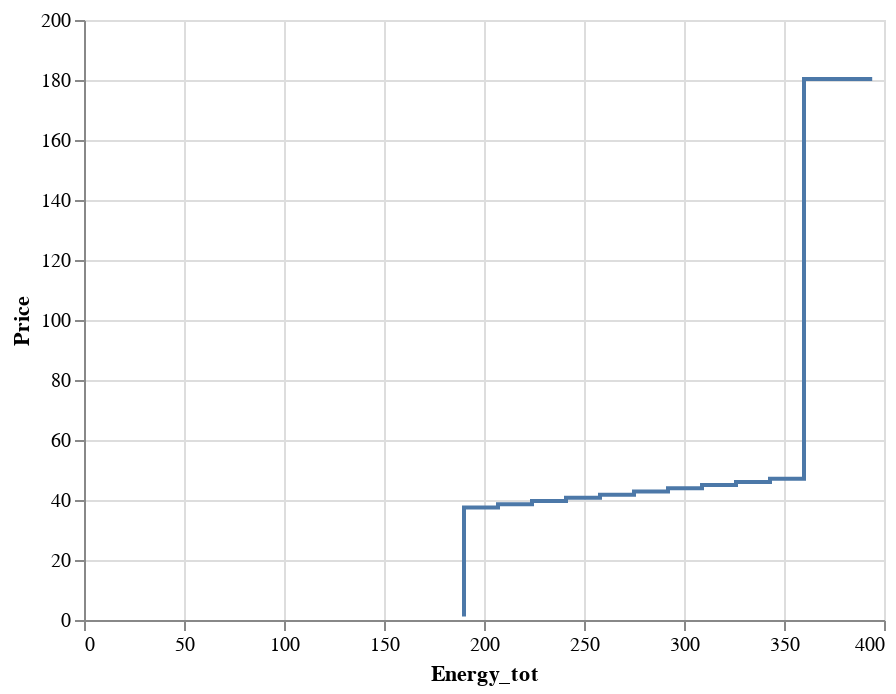

The notebook cell saved with this chart:
### Code cell
alt.Chart(df_plot).mark_line(interpolate='step-before').encode(
    x=alt.X('Energy_tot:Q', scale=alt.Scale(domain=[0, 400])),
    y=alt.Y('Price:Q', scale=alt.Scale(domain=[0, 200]))
)

### Figure 1 — Vega-Lite specification as saved in the notebook (floating-point values rounded to 4 significant figures)
{"config": {"view": {"continuousWidth": 400, "continuousHeight": 300}}, "data": {"name": "data-6d8c122bb29ed6a783c197c299c8e187"}, "mark": {"type": "line", "interpolate": "step-before"}, "encoding": {"x": {"type": "quantitative", "field": "Energy_tot", "scale": {"domain": [0, 400]}}, "y": {"type": "quantitative", "field": "Price", "scale": {"domain": [0, 200]}}}, "$schema": "https://vega.github.io/schema/vega-lite/v4.8.1.json", "datasets": {"data-6d8c122bb29ed6a783c197c299c8e187": [{"Pot_max": 394.1, "Year": 2020, "Month": 2, "Day": 1, "Period": 20, "Block": 1, "Price": 1.13, "Energy": 190.0, "Date": "2020-02-01T00:00:00", "Weekday": "Saturday", "Energy_tot": 190.0, "Marg_Price": 39.63, "NG_Price": 1.91}, {"Pot_max": 394.1, "Year": 2020, "Month": 2, "Day": 1, "Period": 20, "Block": 2, "Price": 37.53, "Energy": 17.0, "Date": "2020-02-01T00:00:00", "Weekday": "Saturday", "Energy_tot": 207.0, "Marg_Price": 39.63, "NG_Price": 1.91}, {"Pot_max": 394.1, "Year": 2020, "Month": 2, "Day": 1, "Period": 20, "Block": 3, "Price": 38.59, "Energy": 17.0, "Date": "2020-02-01T00:00:00", "Weekday": "Saturday", "Energy_tot": 224.0, "Marg_Price": 39.63, "NG_Price": 1.91}, {"Pot_max": 394.1, "Year": 2020, "Month": 2, "Day": 1, "Period": 20, "Block": 4, "Price": 39.66, "Energy": 17.0, "Date": "2020-02-01T00:00:00", "Weekday": "Saturday", "Energy_tot": 241.0, "Marg_Price": 39.63, "NG_Price": 1.91}, {"Pot_max": 394.1, "Year": 2020, "Month": 2, "Day": 1, "Period": 20, "Block": 5, "Price": 40.72, "Energy": 17.0, "Date": "2020-02-01T00:00:00", "Weekday": "Saturday", "Energy_tot": 258.0, "Marg_Price": 39.63, "NG_Price": 1.91}, {"Pot_max": 394.1, "Year": 2020, "Month": 2, "Day": 1, "Period": 20, "Block": 6, "Price": 41.78, "Energy": 17.0, "Date": "2020-02-01T00:00:00", "Weekday": "Saturday", "Energy_tot": 275.0, "Marg_Price": 39.63, "NG_Price": 1.91}, {"Pot_max": 394.1, "Year": 2020, "Month": 2, "Day": 1, "Period": 20, "Block": 7, "Price": 42.84, "Energy": 17.0, "Date": "2020-02-01T00:00:00", "Weekday": "Saturday", "Energy_tot": 292.0, "Marg_Price": 39.63, "NG_Price": 1.91}, {"Pot_max": 394.1, "Year": 2020, "Month": 2, "Day": 1, "Period": 20, "Block": 8, "Price": 43.91, "Energy": 17.0, "Date": "2020-02-01T00:00:00", "Weekday": "Saturday", "Energy_tot": 309.0, "Marg_Price": 39.63, "NG_Price": 1.91}, {"Pot_max": 394.1, "Year": 2020, "Month": 2, "Day": 1, "Period": 20, "Block": 9, "Price": 44.97, "Energy": 17.0, "Date": "2020-02-01T00:00:00", "Weekday": "Saturday", "Energy_tot": 326.0, "Marg_Price": 39.63, "NG_Price": 1.91}, {"Pot_max": 394.1, "Year": 2020, "Month": 2, "Day": 1, "Period": 20, "Block": 10, "Price": 46.03, "Energy": 17.0, "Date": "2020-02-01T00:00:00", "Weekday": "Saturday", "Energy_tot": 343.0, "Marg_Price": 39.63, "NG_Price": 1.91}, {"Pot_max": 394.1, "Year": 2020, "Month": 2, "Day": 1, "Period": 20, "Block": 11, "Price": 47.09, "Energy": 17.0, "Date": "2020-02-01T00:00:00", "Weekday": "Saturday", "Energy_tot": 360.0, "Marg_Price": 39.63, "NG_Price": 1.91}, {"Pot_max": 394.1, "Year": 2020, "Month": 2, "Day": 1, "Period": 20, "Block": 12, "Price": 180.3, "Energy": 34.1, "Date": "2020-02-01T00:00:00", "Weekday": "Saturday", "Energy_tot": 394.1, "Marg_Price": 39.63, "NG_Price": 1.91}]}}
